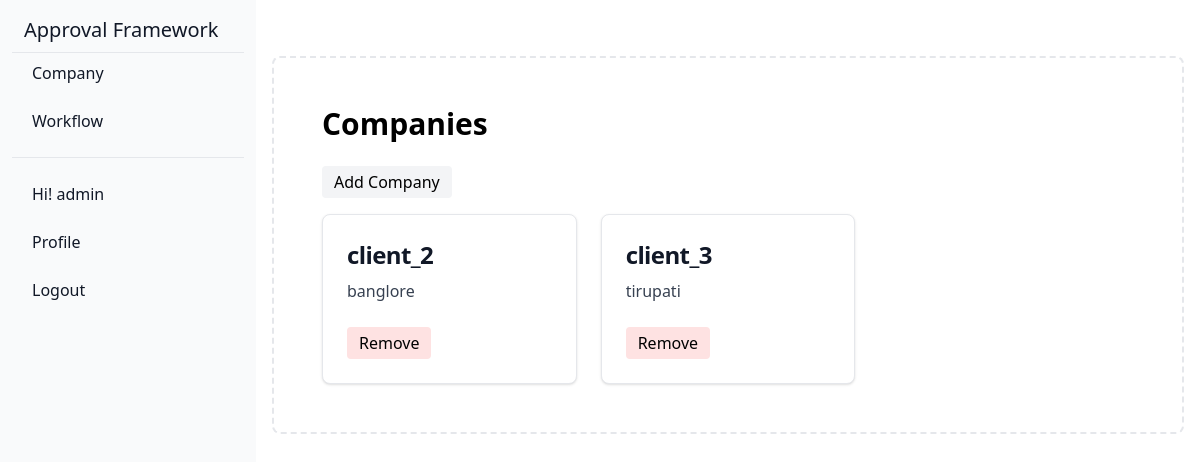
The page /company/ (signed in) on the database its author committed.
### approval/models.py (models this page shows, shortened)
class Company(models.Model):
    id = models.AutoField(primary_key=True)
    name = models.CharField(max_length=255)
    place = models.CharField(max_length=50)

### approval/views.py (the view)
# urls.py: path('company/',views.company,name = 'company profile'),
def company(request):
    user = User_profile.objects.get(User = request.user.id)
    if request.user.is_authenticated and user.role == 'admin':
        companys = Company.objects.exclude(name = 'main').order_by('name')
        return render(request,'company.html',{'companys':companys,'profile':user})
    return redirect('/login/')

### templates/company.html (shortened to what this page needs)
{% extends "home.html" %}
{% block content %}
<div class="bg-white p-8  sm:w-full">
    <h1 class="text-3xl font-semibold mb-6">Companies </h1>
    <a href="/company/create/" class="inline-flex mr-5 items-center bg-gray-100 border-0 py-1 px-3 focus:outline-none hover:bg-gray-200 rounded text-base mt-4 md:mt-0">
        Add Company
    </a>
    <div class="grid grid-cols-1 sm:grid-cols-2 lg:grid-cols-3 gap-6 mt-4">
        {% for company in companys %}
        <card class="col-span-1  bg-white border border-gray-200 rounded-lg shadow hover:bg-gray-100">
            <a href="/company/{{company.name}}/approvals/"
                class="block max-w-sm p-6">
                <h5 class="mb-2 text-2xl font-bold tracking-tight text-gray-900">
                    {{company.name}}
                </h5>
                <p class="font-normal text-gray-700">
                    {{company.place}}
                </p>
            </a>
            <a href="/company/{{company.id}}/remove/" class="inline-flex ml-6 mb-6 items-center bg-red-100 border-0 py-1 px-3 focus:outline-none hover:bg-red-200 rounded text-base mt-4 md:mt-0">
                Remove
            </a>
        </card>
        {%endfor%}
    </div>
</div>
{% endblock %}

### templates/home.html (shortened to what this page needs)
{% extends 'base.html' %}
{% block body %}
<header class="text-gray-600 body-font">
    <div class="container mx-auto flex flex-wrap sm:p-5 flex-col md:flex-row items-center">
    </div>
</header>
{% if user.is_authenticated %}
 <aside id="separator-sidebar" class="fixed top-0 left-0 z-40 w-64 h-screen transition-transform -translate-x-full sm:translate-x-0" aria-label="Sidebar">
    <div class="h-full px-3 py-4 overflow-y-auto bg-gray-50 ">
       <ul class="space-y-2 font-medium">
        <li>
            <a class="flex title-font font-medium items-center text-gray-900 mb-4 md:mb-0" href="/">
                <span class="ml-3 text-xl">Approval Framework</span>
              </a>
         </li>
         {% if  profile.role == 'admin' %}
          <li class="border-t border-gray-200 mt-2">
            <a href="/company/" class="flex items-center p-2 text-gray-900 rounded-lg  hover:bg-gray-100  group">
               <span class="ms-3">Company</span>
            </a>
         </li>
         <li>
            <a href="/workflow/" class="flex items-center p-2 text-gray-900 rounded-lg  hover:bg-gray-100  group">
               <span class="ms-3">Workflow</span>
            </a>
         </li>
         {%elif profile.role == 'staff' %}
         <li class="border-t border-gray-200 mt-2">
            <a href="/approval/" class="flex items-center p-2 text-gray-900 rounded-lg  hover:bg-gray-100  group">
               <span class="ms-3">Approvals</span>
            </a>
         </li>
         {%else %}
         <li class="border-t border-gray-200 mt-2">
            <a href="/approval/" class="flex items-center p-2 text-gray-900 rounded-lg  hover:bg-gray-100  group">
               <span class="ms-3">Approvals</span>
            </a>
         </li>
         {% endif %}
       </ul>
       <ul class="pt-4 mt-4 space-y-2 font-medium border-t border-gray-200 ">
         <li>
            <p  class="flex items-center p-2 text-gray-900 rounded-lg  group">
               <span class="ms-3">Hi! {{request.user.first_name}}</span>
            </p>
         </li>
          <li>
            <a href="/profile/" class="flex items-center p-2 text-gray-900 rounded-lg  hover:bg-gray-100  group">
               <span class="ms-3">Profile</span>
            </a>
         </li>
         <li>
             <a href="/logout/" class="flex items-center p-2 text-gray-900 transition duration-75 rounded-lg hover:bg-gray-100  group">
                <span class="ms-3">Logout</span>
             </a>
          </li>
       </ul>
    </div>
 </aside>
 <div class="p-4 sm:ml-64">
    <div class="p-4 border-2 border-gray-200 border-dashed rounded-lg ">
       {% block content %}
       {% endblock %}
    </div>
 </div>
{%endif %}
{% endblock %}

### rows shown on the page
Company: name "client_2", place "banglore"
Company: name "client_3", place "tirupati"

### other values the page prints
{{ request.user.first_name }} "admin"
